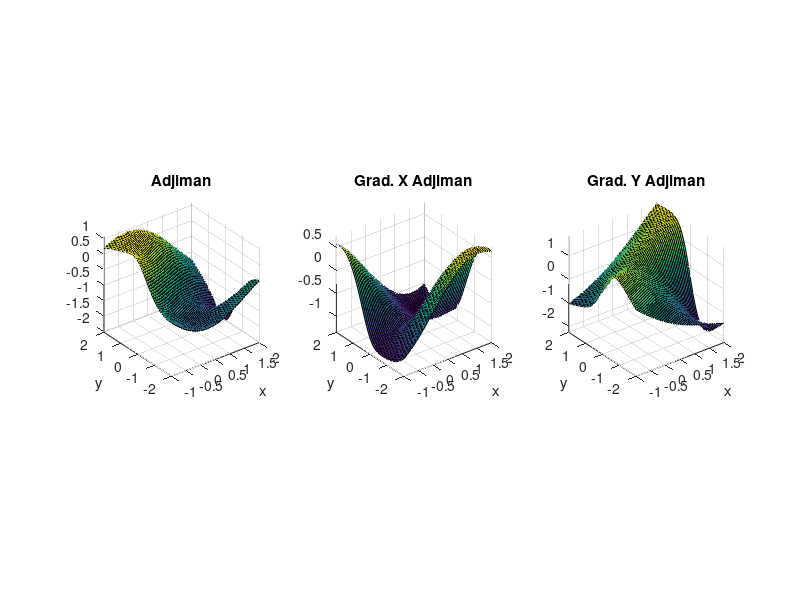

MATLAB code to generate this figure:
%% Adjiman's function
%L. LAURENT -- 31/10/2016 -- luc.laurent@lecnam.net
%
%one local minimum
%1 global minimum : x=(2,0.10578) >> f(x)=?2.02181
%
%design space -1<x1<2, -2<x2<2



function [p,dp,infos]=funAdjiman(xx,dim)

%space
Xmin=[-1 -2];
Xmax=[2 2];

%default dimension
if nargin==1;dim=2;end

% demo mode
dem=false;
if nargin==0
    stepM=50;
    xl=linspace(Xmin(1),Xmax(1),stepM);
    yl=linspace(Xmin(2),Xmax(2),stepM);
    [x,y]=meshgrid(xl,yl);
    xx=zeros(stepM,stepM,2);
    xx(:,:,1)=x;xx(:,:,2)=y;
    dem=true;
end
if ~isempty(xx)
    %number of design variables
    nbvar=size(xx,3);
    if nbvar==1
        if size(xx,2)==2
            xxx=xx(:,1);yyy=xx(:,2);
        elseif size(xx,1)==2
            xxx=xx(:,2);yyy=xx(:,1);
        else
            error(['Wrong input variables ',mfilename]);
        end
    elseif nbvar>2
        error('The Adjiman''s function is a 2 dimensional function');
    else
        xxx=xx(:,:,1);
        yyy=xx(:,:,2);
    end
        
    cx=cos(xxx);
    sy=sin(yyy);
    hxy=xxx./(yyy.^2+1);
    p=cx.*sy-hxy;
    if nargout==2||dem
        sx=sin(xxx);
        cy=cos(yyy);
        dp(:,:,1)=-sx.*sy-1./(yyy.^2+1);
        dp(:,:,2)=cx.*cy+2*xxx.*yyy./(yyy.^2+1);
    end
else
    if nargin==2
        nbvar=dim;
    end
    p=[];
    dp=[];
end
%output of information about the function
if nargout==3
    infos.Xmin=Xmin;
    infos.Xmax=Xmax;
    infos.min_glob.Z=-2.02181;
    infos.min_glob.X=[2,0.10578];
    infos.min_loc.Z=NaN;
    infos.min_loc.X=NaN;
end

%demo display
if nargin==0
    figure
    subplot(1,3,1)
    surf(x,y,p);
    axis('tight','square')
    xlabel('x'), ylabel('y'), title('Adjiman')
    subplot(1,3,2)
    surf(x,y,dp(:,:,1));
    axis('tight','square')
    xlabel('x'), ylabel('y'), title('Grad. X Adjiman')
    subplot(1,3,3)
    surf(x,y,dp(:,:,2));
    axis('tight','square')
    xlabel('x'), ylabel('y'), title('Grad. Y Adjiman')
end
end
